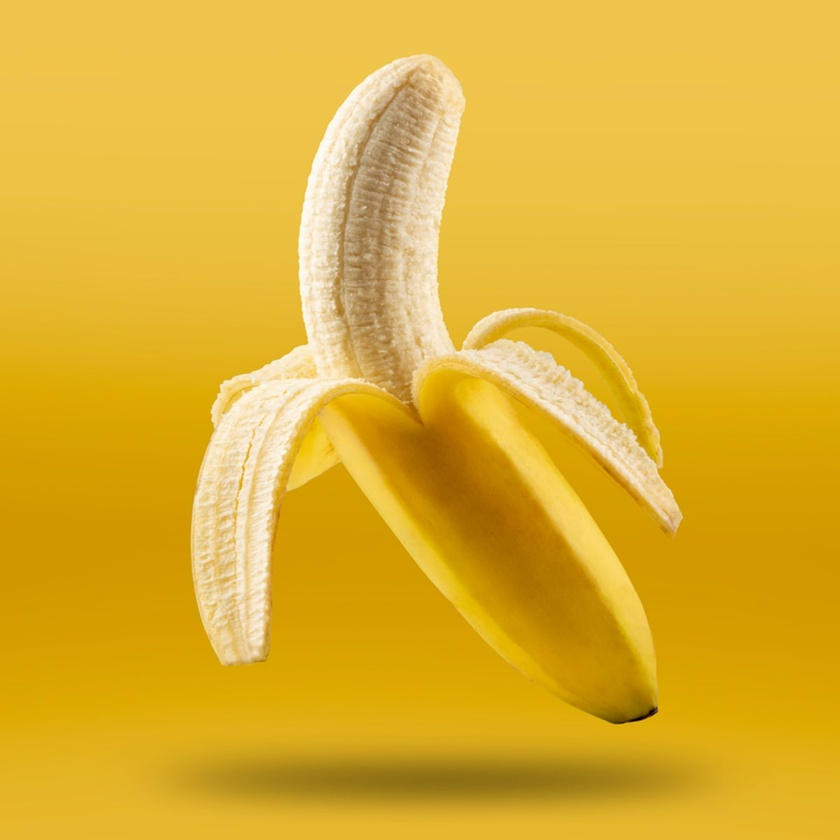
#> input picture pythonProject18/banana.jpg, 840 x 840 px, shrunk from 1200 x 1200 before the run
$ python 'Lab3 Median.py'
#> lines starting #> are read from the running program, lines starting #| are printed output that depends on the picture
import cv2 as cv
from matplotlib import pyplot as plt

img = cv.imread('banana.jpg')
#> img is the input picture: shape (840, 840, 3); mean B, G, R 48.4, 177.1, 222.6
img_rgb = cv.cvtColor(img, cv.COLOR_BGR2RGB)
blur = cv.medianBlur(img,25)
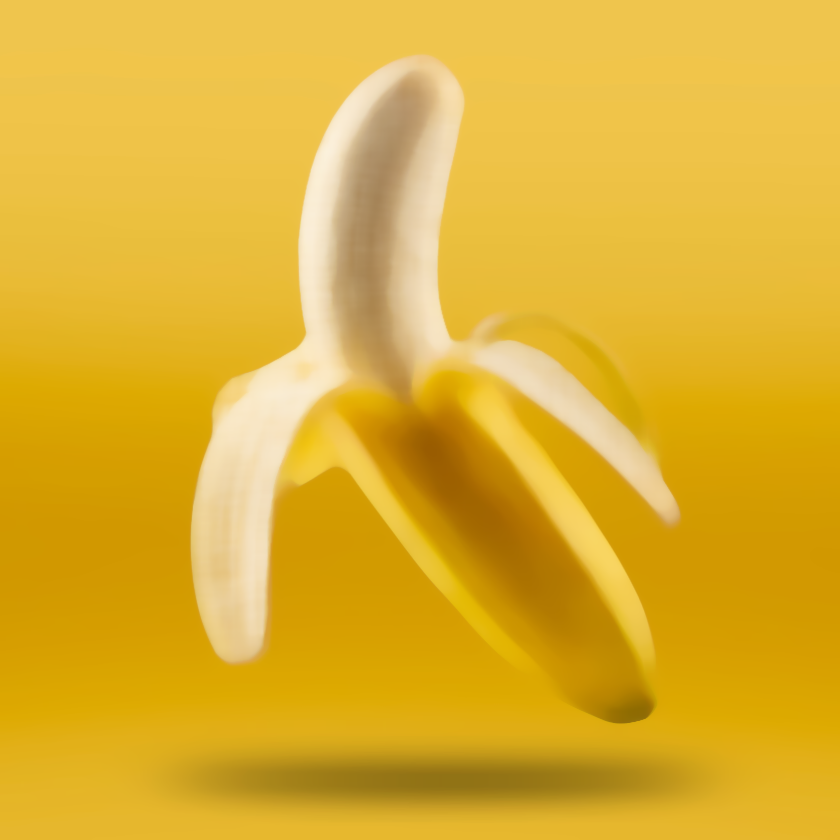
#> blur: shape (840, 840, 3); mean B, G, R 47.9, 177.1, 222.8
blur_rgb = cv.cvtColor(blur, cv.COLOR_BGR2RGB)

plt.subplot(121),plt.imshow(img_rgb),plt.title('Original')
plt.xticks([]), plt.yticks([])

plt.subplot(122),plt.imshow(blur_rgb),plt.title('Blurred')
plt.xticks([]),plt.yticks([])
plt.show()
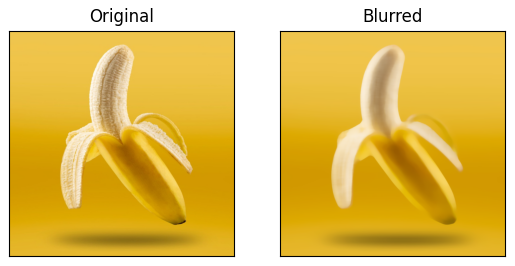
#> figure drawn by matplotlib, 2 panels
